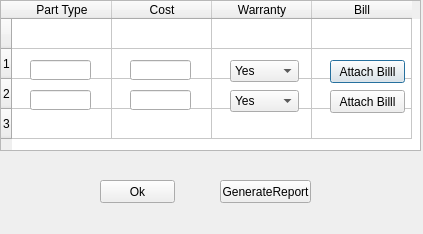
<?xml version="1.0" encoding="UTF-8"?>
<ui version="4.0">
 <class>Dialog</class>
 <widget class="QDialog" name="Dialog">
  <property name="geometry">
   <rect>
    <x>0</x>
    <y>0</y>
    <width>423</width>
    <height>234</height>
   </rect>
  </property>
  <property name="windowTitle">
   <string>Dialog</string>
  </property>
  <widget class="QTableWidget" name="tableWidget">
   <property name="geometry">
    <rect>
     <x>0</x>
     <y>0</y>
     <width>421</width>
     <height>151</height>
    </rect>
   </property>
   <row>
    <property name="text">
     <string/>
    </property>
   </row>
   <row>
    <property name="text">
     <string>1</string>
    </property>
   </row>
   <row>
    <property name="text">
     <string>2</string>
    </property>
   </row>
   <row>
    <property name="text">
     <string>3</string>
    </property>
   </row>
   <column>
    <property name="text">
     <string>Part Type</string>
    </property>
   </column>
   <column>
    <property name="text">
     <string>Cost</string>
    </property>
   </column>
   <column>
    <property name="text">
     <string>Warranty</string>
    </property>
   </column>
   <column>
    <property name="text">
     <string>Bill</string>
    </property>
   </column>
   <item row="0" column="2">
    <property name="text">
     <string/>
    </property>
   </item>
  </widget>
  <widget class="QComboBox" name="warranty_comboBox">
   <property name="geometry">
    <rect>
     <x>230</x>
     <y>60</y>
     <width>69</width>
     <height>22</height>
    </rect>
   </property>
   <item>
    <property name="text">
     <string>Yes</string>
    </property>
   </item>
   <item>
    <property name="text">
     <string>No</string>
    </property>
   </item>
  </widget>
  <widget class="QPushButton" name="Bill_button">
   <property name="geometry">
    <rect>
     <x>330</x>
     <y>60</y>
     <width>75</width>
     <height>23</height>
    </rect>
   </property>
   <property name="text">
    <string>Attach Billl</string>
   </property>
  </widget>
  <widget class="QLineEdit" name="Cost_text">
   <property name="geometry">
    <rect>
     <x>130</x>
     <y>60</y>
     <width>61</width>
     <height>20</height>
    </rect>
   </property>
  </widget>
  <widget class="QLineEdit" name="PartType_text">
   <property name="geometry">
    <rect>
     <x>30</x>
     <y>60</y>
     <width>61</width>
     <height>20</height>
    </rect>
   </property>
  </widget>
  <widget class="QComboBox" name="warranty_comboBox_2">
   <property name="geometry">
    <rect>
     <x>230</x>
     <y>90</y>
     <width>69</width>
     <height>22</height>
    </rect>
   </property>
   <item>
    <property name="text">
     <string>Yes</string>
    </property>
   </item>
   <item>
    <property name="text">
     <string>No</string>
    </property>
   </item>
  </widget>
  <widget class="QPushButton" name="Bill_button_2">
   <property name="geometry">
    <rect>
     <x>330</x>
     <y>90</y>
     <width>75</width>
     <height>23</height>
    </rect>
   </property>
   <property name="text">
    <string>Attach Billl</string>
   </property>
  </widget>
  <widget class="QLineEdit" name="PartType_text_2">
   <property name="geometry">
    <rect>
     <x>30</x>
     <y>90</y>
     <width>61</width>
     <height>20</height>
    </rect>
   </property>
  </widget>
  <widget class="QLineEdit" name="Cost_text_2">
   <property name="geometry">
    <rect>
     <x>130</x>
     <y>90</y>
     <width>61</width>
     <height>20</height>
    </rect>
   </property>
  </widget>
  <widget class="QPushButton" name="OkPushButton">
   <property name="geometry">
    <rect>
     <x>100</x>
     <y>180</y>
     <width>75</width>
     <height>23</height>
    </rect>
   </property>
   <property name="text">
    <string>Ok</string>
   </property>
  </widget>
  <widget class="QPushButton" name="pushButton">
   <property name="geometry">
    <rect>
     <x>220</x>
     <y>180</y>
     <width>91</width>
     <height>23</height>
    </rect>
   </property>
   <property name="text">
    <string>GenerateReport</string>
   </property>
  </widget>
 </widget>
 <resources/>
 <connections/>
</ui>
